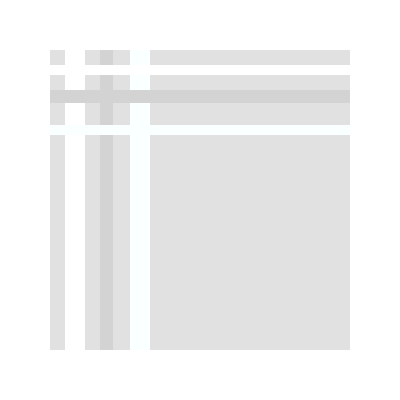
Frame 1 (no input)
Frame 60 (no input): identical to frame 1, image omitted
Frame 120 (the mouse pressed at the canvas centre since frame 60): identical to frame 1, image omitted

The p5.js sketch that drew this single still picture (run headless with seeded random() and noise() and a simulated clock; from frame 60 on, the mouse is pressed at the canvas centre):

// p5.js sketch
// ── sketch.js
//學號:3B052031
//姓名:林憶筠
//色彩的意象(淺灰，高雅，隨和，舒服的)
function setup() {
  createCanvas(400, 400);
}
function draw() {
  //背景
  fill(225,225,225);
  strokeWeight(0);
  rect(50,50,300,300);
  //白色(直)
  fill(255,255,255);
  strokeWeight(0);
  rect(65,50,20,300);
  //灰色(直)
  fill(211,211,211);
  strokeWeight(0);
  rect(100,50,13,300);
  //淺白(直)
  fill(250,255,255);
  strokeWeight(0);
  rect(130,50,20,300);
  //白色(橫)
  fill(255,255,255);
  strokeWeight(0);
  rect(50,65,300,10); 
  //灰色(橫)
  fill(211,211,211);
  strokeWeight(0);
  rect(50,90,300,13);
  //淺白(橫)
  fill(250,255,255);
  strokeWeight(0);
  rect(50,125,300,10); 
}
